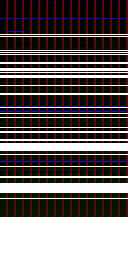
#> input picture chunk_viewer/data/blocks.png, 128 x 256 px
$ python pixels.py ../../chunk_viewer/data/blocks.png
#> lines starting #> are read from the running program, lines starting #| are printed output that depends on the picture; after the words box and inside, x2 and y2 are one past the last pixel; in counts of white or black regions, pixels touching at a corner belong together
"""Lit fraction and mean colour of screenshots, the numbers to compare between runs.

Usage: python3 pixels.py <png> [<png> ...]
lit: fraction of pixels brighter than the background; mean rgb: of the lit pixels;
saturation: mean of (max - min) over the channels of the lit pixels, low when grey.
"""
import sys
import numpy as np
from PIL import Image

for path in sys.argv[1:]:
    image = np.asarray(Image.open(path).convert('RGB')).astype(int)
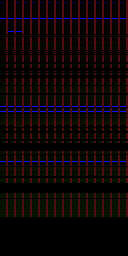
#> image: shape (256, 128, 3) int64; mean R, G, B 15.7, 7, 5.8
    lit = image.sum(axis=2) > 40
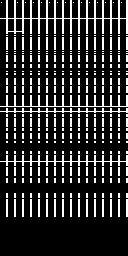
#> lit: shape (256, 128) bool; 17.8% white in thin lines or dots, all inside (x1, y1, x2, y2) = (0, 0, 128, 217)
    pixels = image[lit]
    mean_rgb = np.round(pixels.mean(axis=0)).astype(int).tolist()
#> mean_rgb = [73, 12, 33]
    saturation = float((pixels.max(axis=1) - pixels.min(axis=1)).mean())
#> saturation = 79.09
    print(f'{path}: lit {lit.mean():.4f}  mean rgb {mean_rgb}  saturation {saturation:.1f}')
#| ../../chunk_viewer/data/blocks.png: lit 0.1776  mean rgb [73, 12, 33]  saturation 79.1
